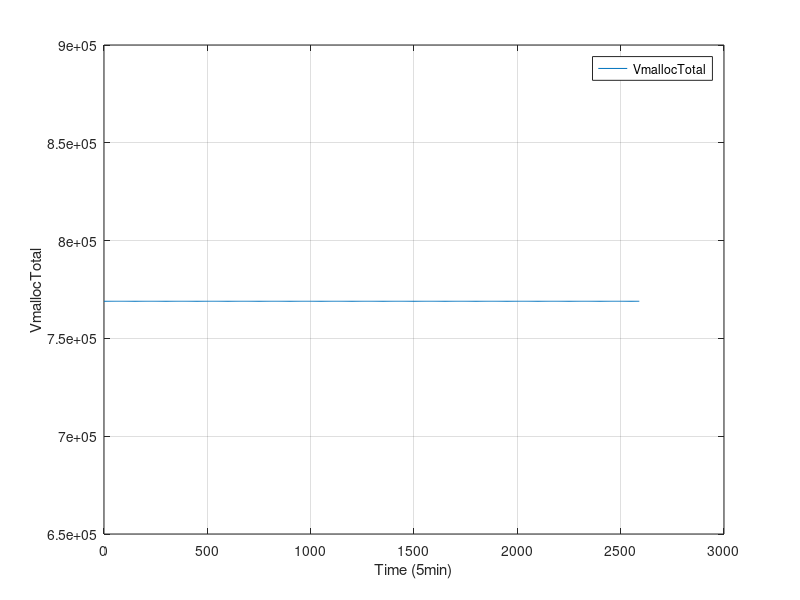

Source code (MATLAB):
#! /usr/bin/octave -qf
fig = figure;
data = dlmread("finput.txt"," ");
size(data);
set(fig, "visible", "off");
time = data(:,1);
MemTotal = data(:,2);
MemFree = data(:,3);
Buffers = data(:,4);
Cached = data(:,5);
SwapCached = data(:,6);
Active = data(:,7);
Inactive = data(:,8);
SwapTotal = data(:,9);
SwapFree = data(:,10);
Dirty = data(:,11);
Writeback = data(:,12);
AnonPages = data(:,13);
Mapped = data(:,14);
Slab = data(:,15);
SReclaimable = data(:,16);
SUnreclaim = data(:,17);
PageTables = data(:,18);
NFS_Unstable = data(:,19);
Bounce = data(:,20);
WritebackTmp = data(:,21);
CommitLimit = data(:,22);
Committed_AS = data(:,23);
VmallocTotal = data(:,24);
VmallocUsed = data(:,25);
VmallocChunk = data(:,26);

plot(time,VmallocTotal,";VmallocTotal;"), grid

xlabel("Time (5min)");
ylabel("VmallocTotal");
print("VmallocTotal.png", "-dpng");
